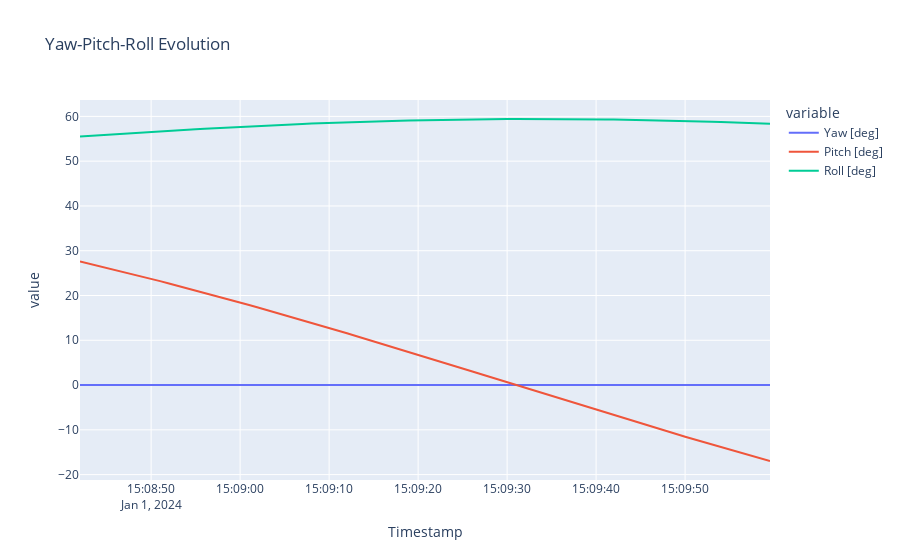

Notebook source saved alongside this figure:
### Code cell
yprs = pd.DataFrame(
    data=[
        calculate_ypr(state)
        for state in profile.get_states_at(
            instants=access.get_interval().generate_grid(Duration.seconds(1.0)),
        )
    ],
    columns=[
        "Timestamp",
        "Longitude [deg]",
        "Latitude [deg]",
        "Altitude [m]",
        "Yaw [deg]",
        "Pitch [deg]",
        "Roll [deg]",
    ],
)

yprs.set_index("Timestamp", inplace=True)

px.line(
    yprs[["Yaw [deg]", "Pitch [deg]", "Roll [deg]"]],
    title="Yaw-Pitch-Roll Evolution",
)
